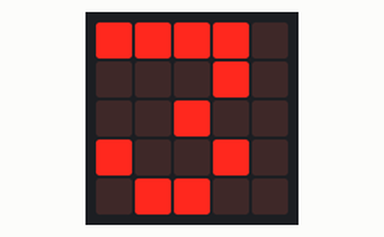
This program was run on a simulated BBC micro:bit (MakeCode). Parts: the board's 5×5 LED display.

Above: at 0.1 s.
At 2.45 s:
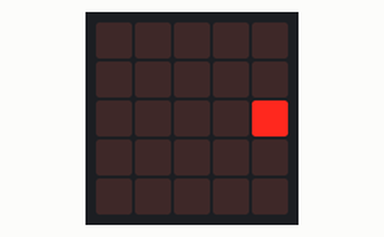
At 3.1 s:
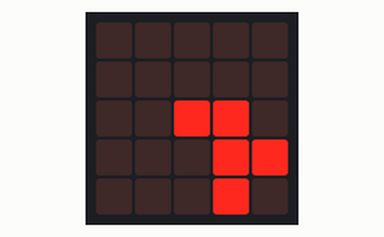
At 4.45 s:
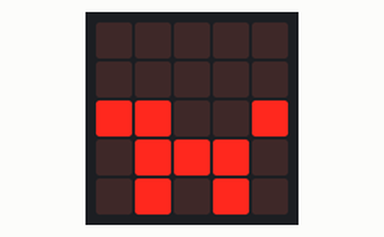
At 5.25 s:
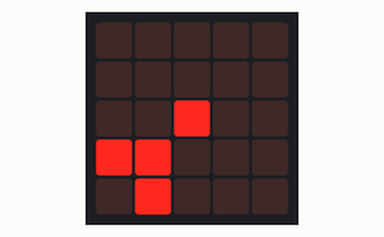
At 6.06 s:
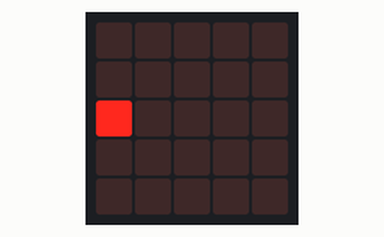

Measured:
- by itself, everything shown: repeats every 4.0 s, in 9 steps
- what the display in image 1 shows lasts 0.4 s, from 2.3 s to 2.7 s
- what the display in image 2 shows lasts 0.8 s, from 3.1 s to 3.9 s

The program:

main.ts
```typescript
basic.showNumber(3)
basic.showNumber(2)
basic.showNumber(1)
basic.forever(function () {
    basic.showLeds(`
        . . . . .
        . . . . .
        . . . . #
        . . . . .
        . . . . .
        `)
    basic.showLeds(`
        . . . . .
        . . . . .
        . . . # #
        . . . . #
        . . . . #
        `)
    basic.showLeds(`
        . . . . .
        . . . . .
        . . # # .
        . . . # #
        . . . # .
        `)
    basic.showLeds(`
        . . . . .
        . . . . .
        . . # # .
        . . . # #
        . . . # .
        `)
    basic.showLeds(`
        . . . . .
        . . . . .
        . # # . .
        . . # # #
        . . # . #
        `)
    basic.showLeds(`
        . . . . .
        . . . . .
        # # . . #
        . # # # .
        . # . # .
        `)
    basic.showLeds(`
        . . . . .
        . . . . .
        # # . # .
        # # # . .
        # # # . .
        `)
    basic.showLeds(`
        . . . . .
        . . . . .
        . . # . .
        # # . . .
        . # . . .
        `)
    basic.showLeds(`
        . . . . .
        . . . . .
        . # . . .
        # . . . .
        # . . . .
        `)
    basic.showLeds(`
        . . . . .
        . . . . .
        # . . . .
        . . . . .
        . . . . .
        `)
})
```

test.ts
```typescript
// aquí va el archivo "tests"; esto no se compilará cuando este paquete se utilice como una extensión.
```
